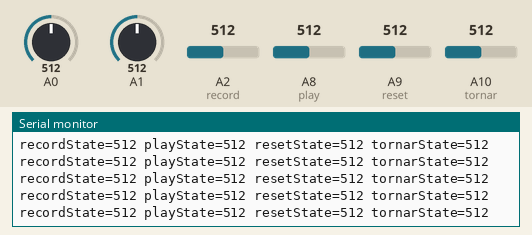
Simulated run of this sketch. Board: Arduino Mega 2560, built with avr-gcc and run on an emulated ATmega2560. Parts: the last lines printed to the serial monitor. Inputs (shaded band) come from the test bench; at power-on: A2 (record) = 512, A8 (play) = 512, A9 (reset) = 512, A0 = 512, A1 = 512, A10 (tornar) = 512. No radio packets arrive unless stated.

Above: at 1.2 s.
1.3 s: A2 (record) set to 107
At 1.39 s:
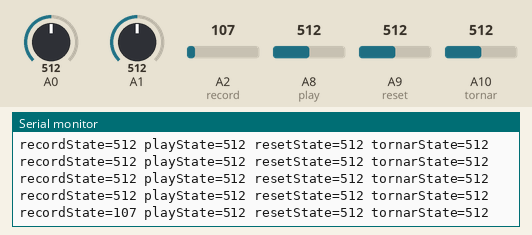
4.3 s: A2 (record) set to 92
At 4.36 s:
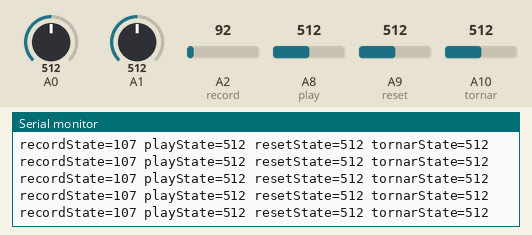
7.3 s: A8 (play) set to 104
At 7.34 s:
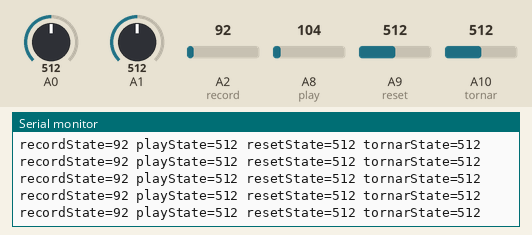
10.3 s: A8 (play) set to 93
At 10.32 s:
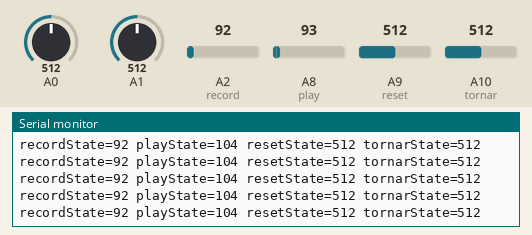
13.3 s: A9 (reset) set to 109
At 13.32 s:
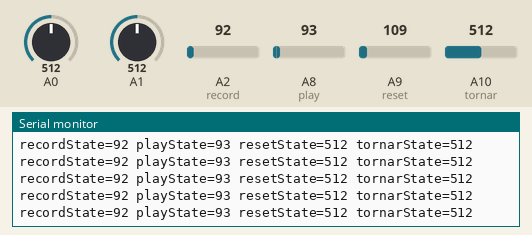
16.3 s: A9 (reset) set to 89
At 16.31 s:
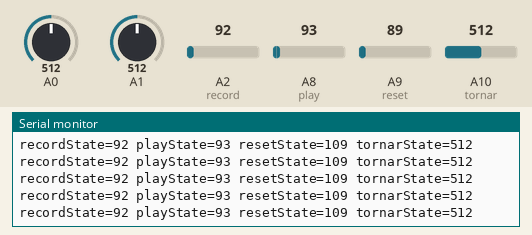
Timing chart, 0 to 18.8 s (numbered marks = the images above; inputs shaded):
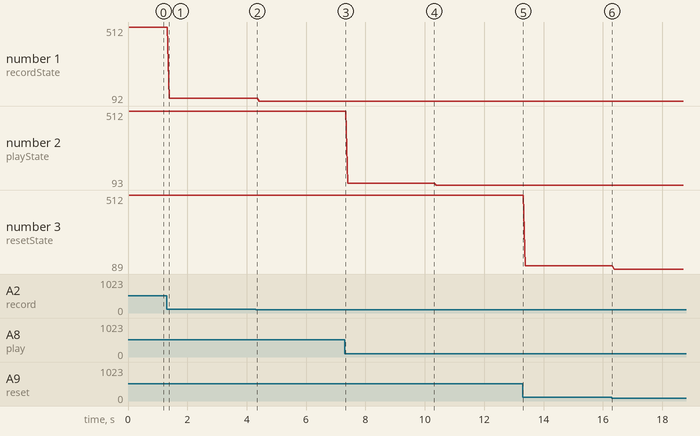

The sketch:

MASTER_CODE.ino
```cpp
#include <SPI.h>
#include <nRF24L01.h>
#include <RF24.h>

RF24 radio(7, 8); // CE, CSN

const byte address[6] = "00001";
char xyData[32] = "";
String xAxis, yAxis, recordState, playState, resetState, tornarState;

int record = A2;
int play = A8;
int reset = A9;
int tornar = A10;

void setup() {

  Serial.begin(9600);

  radio.begin();
  radio.openWritingPipe(address);
  radio.setPALevel(RF24_PA_MIN);
  radio.stopListening();

  pinMode(record, INPUT);
  pinMode(play, INPUT);
  pinMode(reset, INPUT);
  pinMode(tornar, INPUT);

}
void loop() {

  xAxis = analogRead(A0); // Read Joysticks X-axis
  yAxis = analogRead(A1); // Read Joysticks Y-axis
  recordState = analogRead(record);
  playState = analogRead(play);
  resetState = analogRead(reset);
  tornarState = analogRead(tornar);
  // X value
  xAxis.toCharArray(xyData, 5); // Put the String (X Value) into a character array
  radio.write(&xyData, sizeof(xyData)); // Send the array data (X value) to the other NRF24L01 modile
  // Y value
  yAxis.toCharArray(xyData, 5);
  radio.write(&xyData, sizeof(xyData));

    recordState.toCharArray(xyData, 5);
    radio.write(&xyData, sizeof(xyData));

    playState.toCharArray(xyData, 5);
    radio.write(&xyData, sizeof(xyData));

    resetState.toCharArray(xyData, 5);
    radio.write(&xyData, sizeof(xyData));

    tornarState.toCharArray(xyData, 5);
    radio.write(&xyData, sizeof(xyData));

  delay(20);
  Serial.print("recordState="); Serial.print(recordState); Serial.print(" playState=");
  Serial.print(playState); Serial.print(" resetState="); Serial.print(resetState);
  Serial.print(" tornarState="); Serial.println(tornarState);

}
```

Measured:
- after the input at 1.3 s, the serial monitor: prints a new line after 0.09 s (image 1)
- plotted number 1: 512 → 107 after the input at 1.3 s, 107 → 92 after the input at 4.3 s
- plotted number 2: 512 → 104 after the input at 7.3 s, 104 → 93 after the input at 10.3 s
- plotted number 3: 512 → 109 after the input at 13.3 s, 109 → 89 after the input at 16.3 s
